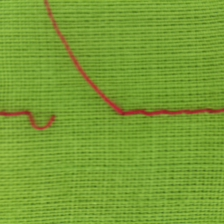
#> input picture fabricvision-frontend/assets/Normal frame.jpg, 224 x 224 px; its folder holds only this picture in this run
$ python -i enhancer.py   (imports and definitions only)   (older library calls are emulated)
#> lines starting #> are read from the running program, lines starting #| are printed output that depends on the picture
#new code after patterned_vs_nonpatterned classfication(26/02/08)
# fabapi/services/fogcomputing/enhancer.py

from __future__ import annotations

import io
import math
from dataclasses import dataclass, asdict
from typing import Dict, Any, Optional, Tuple

import numpy as np
import cv2
from PIL import Image
from collections import defaultdict


# =========================================================
# Helpers: Image I/O
# =========================================================

# [16 lines left out: functions bytes_to_bgr, bgr_to_jpeg_bytes, not called in this run]

# =========================================================
# 🔵 COLOR IDENTIFICATION (ADDED – DOES NOT affect enhancement)
# =========================================================

# =========================================================
# COLOR IDENTIFICATION (PATTERN-ROBUST VERSION)
# =========================================================

import numpy as np
import cv2
from collections import defaultdict


# =========================================================
# Color prototypes (RGB)
# =========================================================

COLOR_PROTOTYPES_RGB = {
    "red": np.array([200, 30, 30], dtype=np.uint8),
    "green": np.array([40, 150, 60], dtype=np.uint8),
    "blue": np.array([40, 70, 200], dtype=np.uint8),
    "orange": np.array([255, 120, 0], dtype=np.uint8),
    "yellow": np.array([255, 210, 60], dtype=np.uint8),
    "purple": np.array([150, 60, 170], dtype=np.uint8),
    "pink": np.array([240, 120, 170], dtype=np.uint8),
    "brown": np.array([130, 80, 40], dtype=np.uint8),
    "white": np.array([255, 255, 255], dtype=np.uint8),
    "black": np.array([10, 10, 10], dtype=np.uint8),
    "gray": np.array([180, 180, 180], dtype=np.uint8),
}


def _rgb_to_lab(rgb):
    rgb_img = rgb.reshape(1, 1, 3)
    bgr_img = cv2.cvtColor(rgb_img, cv2.COLOR_RGB2BGR)
    lab_img = cv2.cvtColor(bgr_img, cv2.COLOR_BGR2LAB)
    return lab_img.reshape(3).astype(np.float32)


COLOR_PROTOTYPES_LAB = {
    name: _rgb_to_lab(rgb)
    for name, rgb in COLOR_PROTOTYPES_RGB.items()
}


# [167 lines left out: functions _closest_color_lab, _center_roi_bgr, _kmeans_lab, _choose_k_dynamic, detect_dominant_colors, not called in this run]


# =========================================================
# Adaptive Stats (No fixed thresholds)
# =========================================================

@dataclass
class RunningStats:
    """
    EWMA running statistics for adaptive normalization.
    Store per-metric mean and variance (approx) to compute z-scores.
    """
    alpha: float = 0.12  # smoothing factor (0.05–0.2 reasonable)
    mu: Dict[str, float] = None
    var: Dict[str, float] = None
    initialized: bool = False

    # [32 lines left out: functions __post_init__, update, zscore, not called in this run]


# =========================================================
# Quality Metrics (Advanced + Robust)
# =========================================================

def _gray(bgr: np.ndarray) -> np.ndarray:
    return cv2.cvtColor(bgr, cv2.COLOR_BGR2GRAY)


def _entropy(gray: np.ndarray) -> float:
    """Shannon entropy of grayscale histogram."""
    hist = cv2.calcHist([gray], [0], None, [256], [0, 256]).astype(np.float64).ravel()
    p = hist / (hist.sum() + 1e-12)
    p = p[p > 1e-12]
    ent = -np.sum(p * np.log2(p))
    return float(ent)


def _tenengrad_sharpness(gray: np.ndarray) -> float:
    """Tenengrad (Sobel energy) sharpness measure."""
    gx = cv2.Sobel(gray, cv2.CV_64F, 1, 0, ksize=3)
    gy = cv2.Sobel(gray, cv2.CV_64F, 0, 1, ksize=3)
    fm = (gx * gx + gy * gy).mean()
    return float(fm)


def _laplacian_var(gray: np.ndarray) -> float:
    """Variance of Laplacian for focus/blur indication."""
    return float(cv2.Laplacian(gray, cv2.CV_64F).var())


def _local_contrast(gray: np.ndarray) -> float:
    """
    Local contrast proxy: mean of local stddev using a small window.
    More robust than global std on textured surfaces.
    """
    # Use box filter to estimate local mean and local mean of squares
    g = gray.astype(np.float32) / 255.0
    k = 9
    mean = cv2.boxFilter(g, ddepth=-1, ksize=(k, k), normalize=True)
    mean2 = cv2.boxFilter(g * g, ddepth=-1, ksize=(k, k), normalize=True)
    std = np.sqrt(np.maximum(mean2 - mean * mean, 1e-8))
    return float(std.mean())


def _noise_proxy(gray: np.ndarray) -> float:
    """
    Noise proxy: high-frequency residual energy.
    Use median blur to approximate "clean" image; residual captures noise + fine texture.
    """
    g = gray.astype(np.float32) / 255.0
    smooth = cv2.medianBlur((g * 255).astype(np.uint8), 3).astype(np.float32) / 255.0
    resid = g - smooth
    return float(np.mean(np.abs(resid)))


def compute_quality_metrics(bgr: np.ndarray) -> Dict[str, float]:
    """
    Metrics are continuous, robust, and do not require fixed thresholds.
    """
    gray = _gray(bgr)

    # Robust brightness: median intensity (less sensitive than mean)
    brightness_med = float(np.median(gray) / 255.0)

    # Global contrast: robust spread (p90 - p10)
    p10 = float(np.percentile(gray, 10) / 255.0)
    p90 = float(np.percentile(gray, 90) / 255.0)
    contrast_robust = float(np.clip(p90 - p10, 0.0, 1.0))

    # Texture/edge detail metrics
    lap_var = _laplacian_var(gray)
    tenengrad = _tenengrad_sharpness(gray)

    # Information richness
    ent = _entropy(gray)

    # Local contrast proxy
    lcon = _local_contrast(gray)

    # Noise proxy
    noise = _noise_proxy(gray)

    return {
        "brightness": brightness_med,         # 0–1
        "contrast": contrast_robust,          # 0–1
        "sharpness_lap": lap_var,             # unbounded
        "sharpness_ten": tenengrad,           # unbounded
        "entropy": ent,                       # ~0–8
        "local_contrast": lcon,               # 0–1-ish
        "noise_proxy": noise,                 # 0–1-ish
        "p10": p10,
        "p90": p90,
    }


# =========================================================
# Enhancement Operators (Parametric)
# =========================================================

# [14 lines left out: functions _apply_clahe, _apply_gamma, not called in this run]


def _bilateral(bgr: np.ndarray, d: int, sigma_color: float, sigma_space: float) -> np.ndarray:
    return cv2.bilateralFilter(bgr, d=int(d), sigmaColor=float(sigma_color), sigmaSpace=float(sigma_space))


def _edge_preserve(bgr: np.ndarray, sigma_s: float, sigma_r: float) -> np.ndarray:
    # OpenCV edgePreservingFilter expects sigma_s in [0..200], sigma_r in [0..1]
    return cv2.edgePreservingFilter(bgr, flags=1, sigma_s=float(np.clip(sigma_s, 0, 200)), sigma_r=float(np.clip(sigma_r, 0.0, 1.0)))


# [19 lines left out: functions _unsharp_mask, _auto_white_balance_grayworld, not called in this run]


# =========================================================
# Strategy Selection (No fixed thresholds; continuous scoring)
# =========================================================

def _sigmoid(x: float) -> float:
    return float(1.0 / (1.0 + math.exp(-x)))


def _clip01(x: float) -> float:
    return float(np.clip(x, 0.0, 1.0))


# [232 lines left out: functions select_strategy, apply_enhancement, enhance_with_metadata, not called in this run]


# [225 lines of commented-out code are left out]

>>> import cv2
>>> picture = cv2.cvtColor(cv2.imread('../../../fabricvision-frontend/assets/Normal frame.jpg'), cv2.COLOR_BGR2RGB)
>>> result = compute_quality_metrics(picture)
#> in _gray, `return cv2.cvtColor(bgr, cv2.COLOR_BGR2GRAY)`:
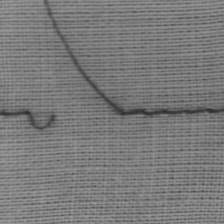
#> returned value: shape (224, 224); min 43, max 163, mean 122.1
#> in compute_quality_metrics, `brightness_med = float(np.median(gray) / 255.0)`: brightness_med = 0.486
#> in compute_quality_metrics, `p10 = float(np.percentile(gray, 10) / 255.0)`: p10 = 0.408
#> in compute_quality_metrics, `p90 = float(np.percentile(gray, 90) / 255.0)`: p90 = 0.541
#> in compute_quality_metrics, `contrast_robust = float(np.clip(p90 - p10, 0.0, 1.0))`: contrast_robust = 0.133
#> in compute_quality_metrics, `lap_var = _laplacian_var(gray)`: lap_var = 614.2
#> in _tenengrad_sharpness, `gx = cv2.Sobel(gray, cv2.CV_64F, 1, 0, ksize=3)`:
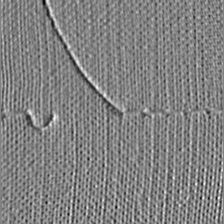
#> gx: shape (224, 224) float64; min -141, max 135, mean -0.3; drawn with min black and max white
#> in _tenengrad_sharpness, `gy = cv2.Sobel(gray, cv2.CV_64F, 0, 1, ksize=3)`:
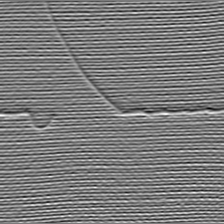
#> gy: shape (224, 224) float64; min -260, max 276, mean 0; drawn with min black and max white
#> in _tenengrad_sharpness, `fm = (gx * gx + gy * gy).mean()`: fm = 6875.6
#> in _entropy, `hist = cv2.calcHist([gray], [0], None, [256], [0, 256]).astype(np.floa..`: hist = 256 values, max 1512 at index 132, min 0 at index 0, mean 196
#> in _entropy, `p = hist / (hist.sum() + 1e-12)`: p = 256 values, max 0.0301 at index 132, min 0 at index 0, mean 0.00391
#> in _entropy, `p = p[p > 1e-12]`: p = 114 values, max 0.0301 at index 86, min 1.99e-05 at index 0, mean 0.00877
#> in _entropy, `ent = -np.sum(p * np.log2(p))`: ent = 5.79
#> in _local_contrast, `mean = cv2.boxFilter(g, ddepth=-1, ksize=(k, k), normalize=True)`:
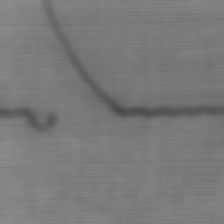
#> mean: shape (224, 224) float32; min 0.285, max 0.551, mean 0.479
#> in _local_contrast, `mean2 = cv2.boxFilter(g * g, ddepth=-1, ksize=(k, k), normalize=True)`:
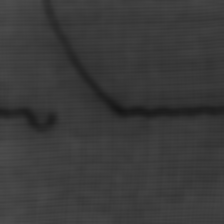
#> mean2: shape (224, 224) float32; min 0.0843, max 0.304, mean 0.232
#> in _local_contrast, `std = np.sqrt(np.maximum(mean2 - mean * mean, 1e-8))`:
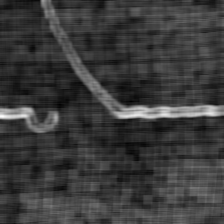
#> std: shape (224, 224) float32; min 0.0234, max 0.118, mean 0.0456; drawn with min black and max white
#> in compute_quality_metrics, `lcon = _local_contrast(gray)`: lcon = 0.0456
#> in _noise_proxy, `resid = g - smooth`:
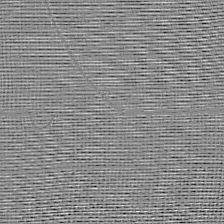
#> resid: shape (224, 224) float32; min -0.149, max 0.122, mean -0.00222; drawn with min black and max white
#> in compute_quality_metrics, `noise = _noise_proxy(gray)`: noise = 0.0211
#> result = 9 items

$ run again, on fabricvision-frontend/assets/im_1.png
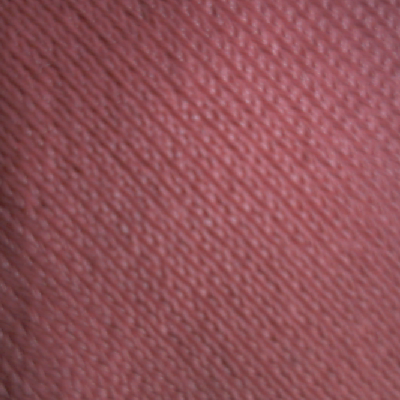
#> input picture fabricvision-frontend/assets/im_1.png, 400 x 400 px
#> brightness_med = 0.353
#> p10 = 0.278
#> p90 = 0.435
#> contrast_robust = 0.157
#> lap_var = 41.49
#> fm = 1919.6
#> hist = 256 values, max 4625 at index 90, min 0 at index 0, mean 625
#> in _entropy, `p = hist / (hist.sum() + 1e-12)`: p = 256 values, max 0.0289 at index 90, min 0 at index 0, mean 0.00391
#> in _entropy, `p = p[p > 1e-12]`: p = 111 values, max 0.0289 at index 51, min 1.25e-05 at index 0, mean 0.00901
#> in _entropy, `ent = -np.sum(p * np.log2(p))`: ent = 5.98
#> in _local_contrast, `std = np.sqrt(np.maximum(mean2 - mean * mean, 1e-8))`:
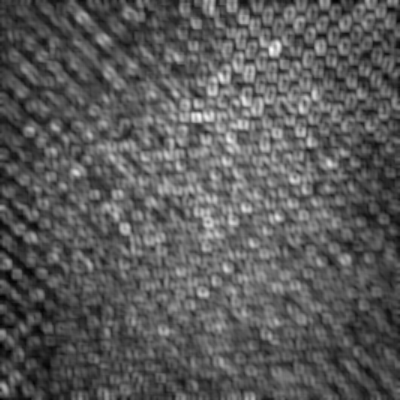
#> std: shape (400, 400) float32; min 0.0074, max 0.0847, mean 0.0347; drawn with min black and max white
#> lcon = 0.0347
#> in _noise_proxy, `resid = g - smooth`:
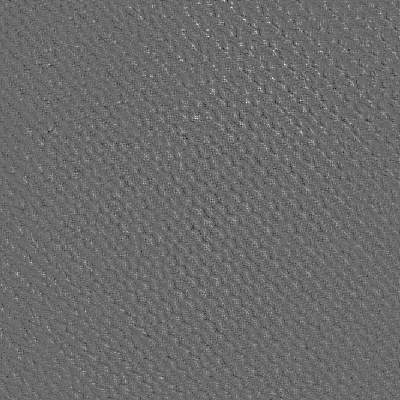
#> resid: shape (400, 400) float32; min -0.051, max 0.0706, mean 0.000306; drawn with min black and max white
#> noise = 0.0037
#> result = 9 items
